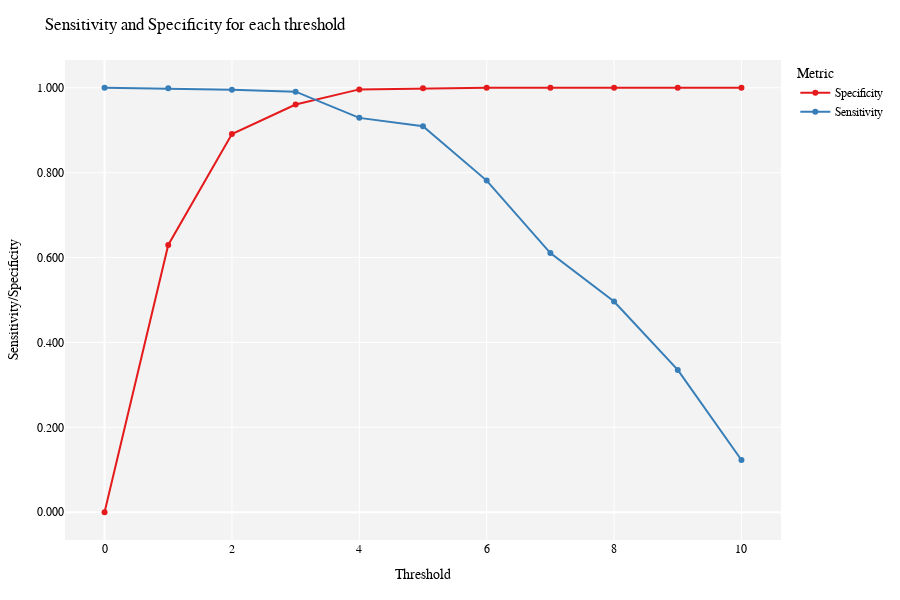

This figure's notebook cell:
### Code cell
# Figure 2. Sensitivity and Specificity for each threshold of the framework

def specificity_sensitivity_plotly(data):
    thresholds = np.arange(0, 11, 1)
    results = []

    for threshold in thresholds:
        tp = data[(data['FinalScore'] >= threshold) & (data['LABEL'] == 1)].shape[0]
        fn = data[(data['FinalScore'] < threshold) & (data['LABEL'] == 1)].shape[0]
        tn = data[(data['FinalScore'] < threshold) & (data['LABEL'] == 0)].shape[0]
        fp = data[(data['FinalScore'] >= threshold) & (data['LABEL'] == 0)].shape[0]
        specificity = tn / (tn + fp) if (tn + fp) else 0
        sensitivity = tp / (tp + fn) if (tp + fn) else 0

        results.append({'Threshold': threshold, 'Metric': 'Specificity', 'Value': specificity})
        results.append({'Threshold': threshold, 'Metric': 'Sensitivity', 'Value': sensitivity})

    results_df = pd.DataFrame(results)
    return results_df

def plot_sensitivity_specificity_plotly(results_df):
    fig = px.line(results_df, x='Threshold', y='Value', color='Metric', markers=True,
                  labels={'Value': 'Sensitivity/Specificity'},
                  title='Sensitivity and Specificity for each threshold',
                  color_discrete_sequence=["#E41A1C", "#377EB8"]) # ggplot2風の色
    
    # ggplot2風のスタイル調整
    fig.update_layout(
        plot_bgcolor='rgba(243, 243, 243, 1)', # 背景色
        paper_bgcolor='rgba(243, 243, 243, 0)', # 外側の背景色
        font=dict(family="Arial, sans-serif", size=12, color="black"), # フォント設定
        margin=dict(t=60, l=60, b=60, r=60), # マージン設定
        yaxis_tickformat=".3f", # Y軸のフォーマット
    )
    
    # 図のサイズを調整
    fig.update_layout(width=900, height=600)
    
    fig.write_html("sensitivity_specificity_plot.html")
    fig.show()


results_df = specificity_sensitivity_plotly(data)
plot_sensitivity_specificity_plotly(results_df)

### Figure 1 — Plotly figure (JSON) as saved in the notebook; plotly's stock layout.template omitted (floating-point values rounded to 4 significant figures)
{"data": [{"hovertemplate": "Metric=Specificity<br>Threshold=%{x}<br>Sensitivity/Specificity=%{y}<extra></extra>", "legendgroup": "Specificity", "line": {"color": "#E41A1C", "dash": "solid"}, "marker": {"symbol": "circle"}, "mode": "markers+lines", "name": "Specificity", "orientation": "v", "showlegend": true, "type": "scatter", "x": [0, 1, 2, 3, 4, 5, 6, 7, 8, 9, 10], "xaxis": "x", "y": [0, 0.6296, 0.8909, 0.9605, 0.9961, 0.9986, 0.9999, 1, 1, 1, 1], "yaxis": "y"}, {"hovertemplate": "Metric=Sensitivity<br>Threshold=%{x}<br>Sensitivity/Specificity=%{y}<extra></extra>", "legendgroup": "Sensitivity", "line": {"color": "#377EB8", "dash": "solid"}, "marker": {"symbol": "circle"}, "mode": "markers+lines", "name": "Sensitivity", "orientation": "v", "showlegend": true, "type": "scatter", "x": [0, 1, 2, 3, 4, 5, 6, 7, 8, 9, 10], "xaxis": "x", "y": [1, 0.9987, 0.9956, 0.9908, 0.929, 0.9092, 0.7813, 0.6105, 0.4964, 0.3353, 0.123], "yaxis": "y"}], "layout": {"font": {"color": "black", "family": "Arial, sans-serif", "size": 12}, "height": 600, "legend": {"title": {"text": "Metric"}, "tracegroupgap": 0}, "margin": {"b": 60, "l": 60, "r": 60, "t": 60}, "paper_bgcolor": "rgba(243, 243, 243, 0)", "plot_bgcolor": "rgba(243, 243, 243, 1)", "title": {"text": "Sensitivity and Specificity for each threshold"}, "width": 900, "xaxis": {"anchor": "y", "domain": [0, 1], "title": {"text": "Threshold"}}, "yaxis": {"anchor": "x", "domain": [0, 1], "tickformat": ".3f", "title": {"text": "Sensitivity/Specificity"}}}}
